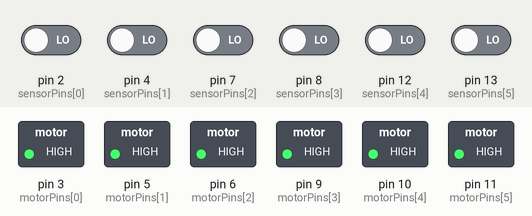
Recording of a sketch running on a simulated Arduino Uno, built with avr-gcc and run on an emulated ATmega328P. Shown: switched loads named in the sketch (green lamp = pin HIGH). Inputs (shaded band) come from the test bench; at power-on: pin 2 (sensorPins[0]), pin 4 (sensorPins[1]), pin 7 (sensorPins[2]), pin 8 (sensorPins[3]), pin 12 (sensorPins[4]), pin 13 (sensorPins[5]) LOW. What the sketch prints to the serial monitor is not drawn.

Above: at 0.2 s.
Timing chart, 0 to 1.7 s (numbered marks = the images above):
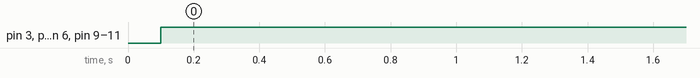

Measured:
- by itself, pin 3 (motorPins[0]), pin 5 (motorPins[1]), pin 6 (motorPins[2]), pin 9 (motorPins[3]), pin 10 (motorPins[4]), pin 11 (motorPins[5]): LOW → HIGH at 0.10 s

The sketch:

all_Test_m2_shy_NEW.ino
```cpp
///// test code for gibbon-II
#include <Thread.h>
#include <ThreadController.h>

const int totalSensors = 6;
int sensors[totalSensors];
int sensorPins [totalSensors] = {2, 4, 7, 8, 12, 13};
int motorPins [totalSensors] = {3, 5, 6, 9, 10, 11};
float initRiseTime, initResetTime, initShyTime, durShyTime, resetShyTime;
bool riseTrigger = false;
bool resetTrigger = false;
bool shyTrigger = false;
float riseLimit = 30000; // working time
float resetLimit = 10000; // rest time
float shyRunLimit = 10000;
float shyResetLimit = 5000;
boolean resetState = false;
boolean stopState [totalSensors];

// ThreadController that will controll all threads
ThreadController controll = ThreadController();

Thread* servosThread = new Thread();
Thread sensorsThread = Thread();

void servosCallback() {
  sweep();
}

void sensorsCallback() {
  checkSensors();
}

void setup() {
  Serial.begin(115200);
  delay(100);//wait for baudrate setting finished
  for (int i = 0; i < totalSensors; i++) {
    pinMode(sensorPins[i], INPUT);
    pinMode(motorPins[i], OUTPUT);
    stopState[i] = false;
  }

  servosThread->onRun(servosCallback);
  servosThread->setInterval(1600);

  // Configure myThread
  sensorsThread.onRun(sensorsCallback);
  sensorsThread.setInterval(100);

  // Adds both threads to the controller
  controll.add(servosThread);
  controll.add(&sensorsThread); // & to pass the pointer to it

}
void loop() {
  controll.run();
  /// Running moment ////

  if (resetState == false) {
    if (riseTrigger == false) {
      initRiseTime = millis();
//      if (shyTrigger == true) {
//        initShyTime =  millis();
//      } else {
//        resetShyTime = millis();
//      }
    }
    riseTrigger = true;
    eventRiseTimer();
//    shyRunTimer();
//    shyResetTimer();

  } else {
    /// stop moment ////
    if (resetTrigger == false) {
      initResetTime = millis();
    }
    resetTrigger = true;
    eventResetTimer();

  }
  for (int i = 0; i < totalSensors; i++) {
    if (stopState[i]) {
      digitalWrite(motorPins[i], LOW);
    } else {
      digitalWrite(motorPins[i], HIGH);
    }

  }

}

void sweep() {
  String values [6] = {
    "#0 P900 S300 #1 P2100 S300",
    " #8 P900 S300 #9 P2100 S300",
    " #16 P900 S300 #17 P2100 S300",
    " #4 P700 S300 #5 P2300 S300",
    " #12 P700 S300 #13 P2300 S300",
    " #20 P700 S300 #21 P2300 S300"
  };

  for (int i = 0; i < totalSensors; i++) {
    if (sensors[i] == 1) {
      stopState[i] = true;
      shyTrigger = true;
      durShyTime = millis();
//      Serial.println(durShyTime);
      switch (sensorPins[i]) {
        case 2:
          values[i] = "#0 P700 S300 #1 P2300 S300";
          break;
        case 4:
          values[i] = " #8 P700 S300 #9 P2300 S300";
          break;
        case 7:
          values[i] = " #16 P700 S300 #17 P2300 S300";
          break;
        case 8:
          values[i] = " #4 P900 S300 #5 P2100 S300";
          break;
        case 12:
          values[i] = " #12 P900 S300 #13 P2100 S300";
          break;
        case 13:
          values[i] = " #20 P900 S300 #21 P2100 S300";
          break;
        default:
          values [0] = "#0 P700 S300 #1 P2300 S300";
          values [1] = " #8 P700 S300 #9 P2300 S300";
          values [2] = " #16 P700 S300 #17 P2300 S300";
          values [3] = " #4 P900 S300 #5 P2100 S300";
          values [4] = " #12 P900 S300 #13 P2100 S300";
          values [5] = " #20 P900 S300 #21 P2100 S300";
          break;

      };
    } else {
      stopState[i] = false;

      //      shyStopTimer();
    }
  }


  if (resetState == false) {
    String stopCom = values[0] + values[1] + values[2] + values[3] + values[4] + values[5];
    String runCom = "#0 P700 S300 #1 P2300 S300 #8 P700 S300 #9 P2300 S300 #16 P700 S300 #17 P2300 S300 #4 P900 S300 #5 P2100 S300 #12 P900 S300 #13 P2100 S300 #20 P900 S300 #21 P2100";
    Serial.print(stopCom);
//    delay(20);
    Serial.print("\r");
    Serial.print("#3 P800 S500 #7 P800 S500 #11 P820 S500 #15 P600 S500 #19 P650 S500 #23 P650 S500");
    Serial.print("\r");
    delay(1000);
    Serial.print(runCom);
//    delay(20);
    Serial.print("\r");
    Serial.print("#3 P990 S3000 #7 P1010 S3000 #11 P1040 S3000 #15 P960 S3000 #19 P990 S3000 #23 P980 S3000");
    Serial.print("\r");
    delay(5000);
  }
  else {
    String stopCom = "#0 P2150 S400 #1 P850 S400 #8 P2150 S400 #9 P850 S400 #16 P2200 S400 #17 P800 S400 #4 P1700 S250 #5 P1300 S250 #12 P1700 S250 #13 P1300 S250 #20 P1700 S250 #21 P1300 S250";
    Serial.print(stopCom);
    delay(20);
    Serial.print("\r");
    delay(800);
  }

}

int* checkSensors()  {
  for (int i = 0; i < totalSensors; i++) {
    sensors[i] = digitalRead(sensorPins[i]);
    Serial.print(sensors[i]);
    Serial.print(" / ");
  }
  Serial.println("");
  return sensors;
}

void eventRiseTimer() {
  if (millis() - initRiseTime > riseLimit) {
    resetState = true;
    riseTrigger = false;
    initRiseTime = millis();
  }
}

void eventResetTimer() {
  if (millis() - initResetTime > resetLimit) {
    resetState = false;
    resetTrigger = false;
    initResetTime = millis();
  }
}

void shyRunTimer() {
  if (initShyTime > 0); {
    if (durShyTime - initShyTime > shyRunLimit) {
      resetState = true;
      riseTrigger = false;
      shyTrigger = false;
      initShyTime = 0;
    }
  }
}

void shyResetTimer() {
  if (resetShyTime - durShyTime > shyResetLimit) {
    shyTrigger = false;
    resetState = false;
    resetTrigger = false;
    initShyTime = 0;
  }

}
```
